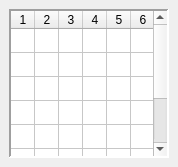
<?xml version="1.0" encoding="UTF-8"?>
<ui version="4.0">
 <class>TilePicker</class>
 <widget class="QDockWidget" name="TilePicker">
  <property name="geometry">
   <rect>
    <x>0</x>
    <y>0</y>
    <width>178</width>
    <height>167</height>
   </rect>
  </property>
  <property name="minimumSize">
   <size>
    <width>178</width>
    <height>167</height>
   </size>
  </property>
  <property name="features">
   <set>QDockWidget::DockWidgetFeature::DockWidgetFloatable|QDockWidget::DockWidgetFeature::DockWidgetMovable</set>
  </property>
  <property name="windowTitle">
   <string>Tileset</string>
  </property>
  <widget class="QWidget" name="dockWidgetContents">
   <layout class="QGridLayout" name="gridLayout">
    <item row="0" column="0">
     <widget class="QTableWidget" name="tblTiles">
      <property name="frameShape">
       <enum>QFrame::Shape::Panel</enum>
      </property>
      <property name="lineWidth">
       <number>2</number>
      </property>
      <property name="verticalScrollBarPolicy">
       <enum>Qt::ScrollBarPolicy::ScrollBarAlwaysOn</enum>
      </property>
      <property name="horizontalScrollBarPolicy">
       <enum>Qt::ScrollBarPolicy::ScrollBarAlwaysOff</enum>
      </property>
      <property name="editTriggers">
       <set>QAbstractItemView::EditTrigger::NoEditTriggers</set>
      </property>
      <property name="rowCount">
       <number>8</number>
      </property>
      <property name="columnCount">
       <number>8</number>
      </property>
      <attribute name="horizontalHeaderMinimumSectionSize">
       <number>24</number>
      </attribute>
      <attribute name="horizontalHeaderDefaultSectionSize">
       <number>24</number>
      </attribute>
      <attribute name="verticalHeaderVisible">
       <bool>false</bool>
      </attribute>
      <attribute name="verticalHeaderMinimumSectionSize">
       <number>24</number>
      </attribute>
      <attribute name="verticalHeaderDefaultSectionSize">
       <number>24</number>
      </attribute>
      <attribute name="verticalHeaderHighlightSections">
       <bool>true</bool>
      </attribute>
      <row/>
      <row/>
      <row/>
      <row/>
      <row/>
      <row/>
      <row/>
      <row/>
      <column/>
      <column/>
      <column/>
      <column/>
      <column/>
      <column/>
      <column/>
      <column/>
     </widget>
    </item>
   </layout>
  </widget>
 </widget>
 <resources/>
 <connections/>
</ui>
